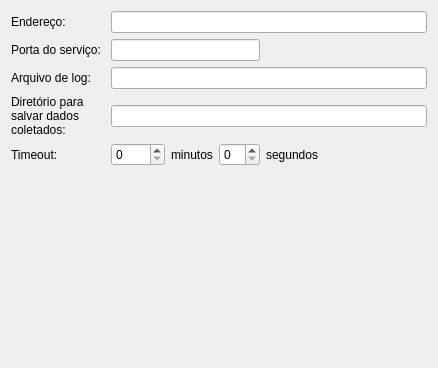
          <widget class="QWidget" name="aquisitionTab">
           <attribute name="title">
            <string>Coleta</string>
           </attribute>
           <layout class="QGridLayout">
            <item row="0" column="0">
             <widget class="QLabel" name="label_37">
              <property name="text">
               <string>Endereço: </string>
              </property>
             </widget>
            </item>
            <item row="0" column="1" colspan="4">
             <widget class="QLineEdit" name="aqAddressLed"/>
            </item>
            <item row="1" column="0">
             <widget class="QLabel" name="label_2">
              <property name="text">
               <string>Porta do serviço: </string>
              </property>
             </widget>
            </item>
            <item row="1" column="4">
             <spacer>
              <property name="orientation">
               <enum>Qt::Horizontal</enum>
              </property>
              <property name="sizeHint" stdset="0">
               <size>
                <width>161</width>
                <height>20</height>
               </size>
              </property>
             </spacer>
            </item>
            <item row="2" column="0">
             <widget class="QLabel" name="label">
              <property name="text">
               <string>Arquivo de log: </string>
              </property>
             </widget>
            </item>
            <item row="3" column="1" colspan="4">
             <widget class="QLineEdit" name="aqDirNameLed"/>
            </item>
            <item row="2" column="1" colspan="4">
             <widget class="QLineEdit" name="aqLogFileLed"/>
            </item>
            <item row="3" column="0">
             <widget class="QLabel" name="label_41">
              <property name="text">
               <string>Diretório para
salvar dados
coletados:</string>
              </property>
             </widget>
            </item>
            <item row="4" column="0">
             <widget class="QLabel" name="label_3">
              <property name="text">
               <string>Timeout:</string>
              </property>
             </widget>
            </item>
            <item row="4" column="1">
             <widget class="QSpinBox" name="aqTimeoutMinSpb">
              <property name="maximum">
               <number>9999</number>
              </property>
             </widget>
            </item>
            <item row="4" column="2">
             <widget class="QLabel" name="label_4">
              <property name="text">
               <string>minutos</string>
              </property>
             </widget>
            </item>
            <item row="4" column="3">
             <widget class="QSpinBox" name="aqTimeoutSecSpb">
              <property name="maximum">
               <number>59</number>
              </property>
             </widget>
            </item>
            <item row="4" column="4">
             <widget class="QLabel" name="label_17">
              <property name="text">
               <string>segundos</string>
              </property>
             </widget>
            </item>
            <item row="5" column="1" colspan="2">
             <spacer>
              <property name="orientation">
               <enum>Qt::Vertical</enum>
              </property>
              <property name="sizeHint" stdset="0">
               <size>
                <width>88</width>
                <height>191</height>
               </size>
              </property>
             </spacer>
            </item>
            <item row="1" column="1" colspan="3">
             <widget class="QLineEdit" name="aqPortLed"/>
            </item>
           </layout>
          </widget>
